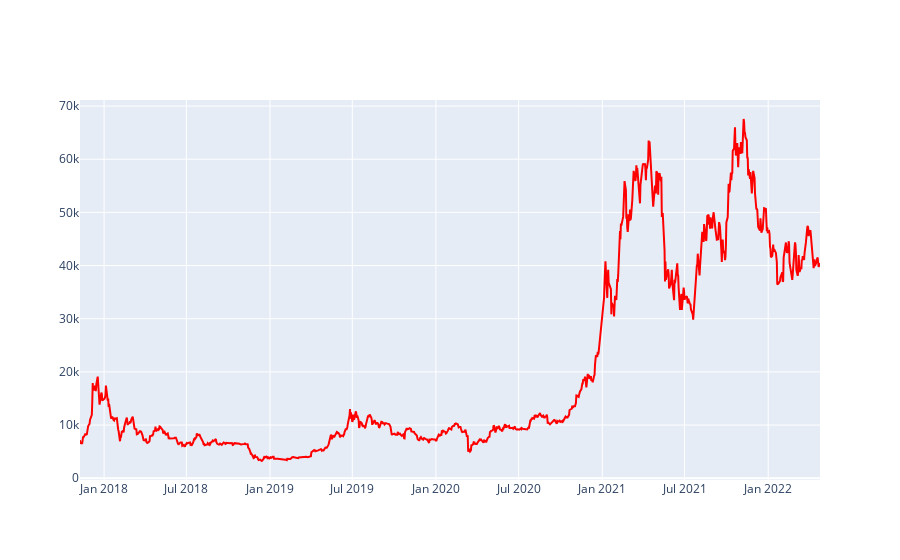

Notebook code cell kept with this figure:
### Code cell
fig2 = go.Figure()
fig2.add_trace(go.Scatter(x=df_btc['Date'], y=df_btc['close'], name='BITCOIN', mode='lines',line=dict(color='red')))
fig2.show()

### Figure 1 — Plotly figure (JSON) as saved in the notebook; plotly's stock layout.template omitted (floating-point values rounded to 4 significant figures; data arrays with more than 128 entries replaced by an {"elided": "..."} marker saying what was removed)
{"data": [{"line": {"color": "red"}, "mode": "lines", "name": "BITCOIN", "type": "scatter", "x": {"elided": "1121 str values"}, "y": {"elided": "1121 float values"}}], "layout": {}}
